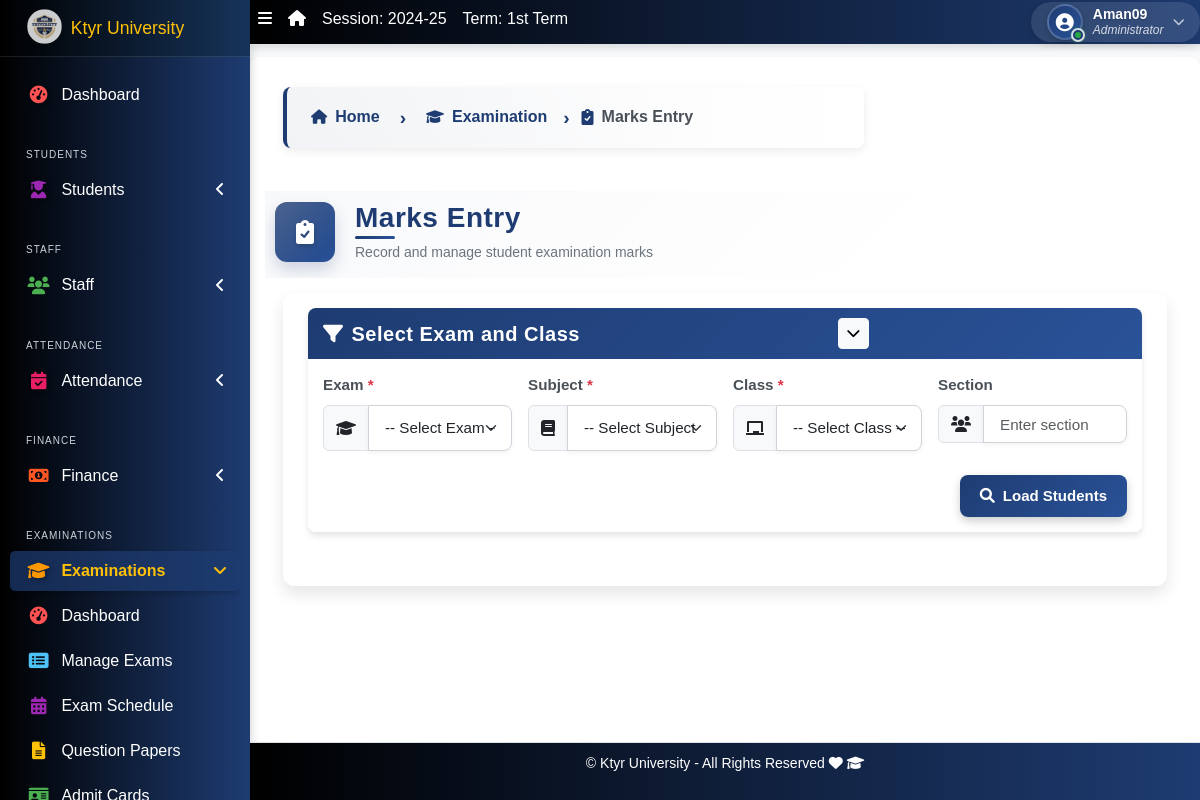
The app's page /exams/marks/ (signed in) with its own data.
### apps/corecode/models.py (models this page shows, shortened)
class AcademicSession(models.Model):
    name = models.CharField(max_length=200, unique=True)
    current = models.BooleanField(default=True)
    class Meta:
        ordering = ["-name"]

class AcademicTerm(models.Model):
    name = models.CharField(max_length=20, unique=True)
    current = models.BooleanField(default=True)
    class Meta:
        ordering = ["name"]

class CollegeProfile(models.Model):
    college_name = models.CharField(max_length=255)
    college_address = models.TextField()
    college_email = models.EmailField()
    college_phone = models.CharField(max_length=15)
    college_logo = models.ImageField(upload_to='college_logos/', blank=True, null=True)
    established_year = models.PositiveIntegerField()
    principal_name = models.CharField(max_length=255)
    college_type = models.CharField(max_length=50, choices=[
        ('Government', 'Government'),
        ('Private', 'Private'),
        ('Semi-Government', 'Semi-Government'),
    ])
    admin_email = models.EmailField()
    admin_contact = models.CharField(max_length=15)
    facebook_link = models.URLField(blank=True, null=True)
    twitter_link = models.URLField(blank=True, null=True)
    linkedin_link = models.URLField(blank=True, null=True)

### apps/exams/views.py (the view, shortened to what this page needs)
# urls.py: path('marks/', views.marks_entry, name='marks_entry'),
@login_required
def marks_entry(request):
    show_marks_form = False
    selected_exam = request.GET.get('exam')
    selected_subject = request.GET.get('subject')
    selected_class = request.GET.get('student_class')
    selected_section = request.GET.get('section', '')
    context = {
        'exams': Exam.objects.all().order_by('-start_date'),
        'subjects': Subject.objects.all().order_by('name'),
        'classes': StudentClass.objects.all().order_by('name'),
        'show_marks_form': False,
    }
    return render(request, 'exams/marks_entry.html', context)

### apps/exams/templates/exams/marks_entry.html (shortened to what this page needs)
{% extends 'exams/base_exams.html' %}
{% load static %}
{% load widget_tweaks %}
{% block exam-breadcrumb %}
<li class="breadcrumb-item active" aria-current="page">
  <i class="fas fa-clipboard-check"></i> Marks Entry
</li>
{% endblock exam-breadcrumb %}
{% block title-icon %}fas fa-clipboard-check{% endblock title-icon %}
{% block title %}Marks Entry{% endblock title %}
{% block subtitle %}Record and manage student examination marks{% endblock subtitle %}
{% block content %}
<div class="container-fluid exams-container">
  <div class="row mb-4">
    <div class="col-md-12">
      <div class="card border-0 rounded-3 shadow-sm exam-card">
        <div class="card-header bg-gradient-primary text-white d-flex justify-content-between align-items-center">
          <h5 class="mb-0 fw-bold"><i class="fas fa-filter me-2"></i>Select Exam and Class</h5>
          <button type="button" class="btn btn-sm btn-light" id="toggleFilters" data-bs-toggle="tooltip" data-bs-placement="left" title="Toggle filter visibility">
            <i class="fas fa-chevron-down"></i>
          </button>
        </div>
        <div class="card-body p-4" id="filterBody">
          <form method="get" id="filterForm" class="row g-3">
            <div class="col-md-3">
              <label for="exam" class="form-label">Exam <span class="text-danger">*</span></label>
              <div class="input-group">
                <span class="input-group-text"><i class="fas fa-graduation-cap"></i></span>
                <select name="exam" id="exam" class="form-select" required>
                  <option value="">-- Select Exam --</option>
                </select>
              </div>
            </div>
            <div class="col-md-3">
              <label for="subject" class="form-label">Subject <span class="text-danger">*</span></label>
              <div class="input-group">
                <span class="input-group-text"><i class="fas fa-book"></i></span>
                <select name="subject" id="subject" class="form-select" required>
                  <option value="">-- Select Subject --</option>
                </select>
              </div>
            </div>
            <div class="col-md-3">
              <label for="student_class" class="form-label">Class <span class="text-danger">*</span></label>
              <div class="input-group">
                <span class="input-group-text"><i class="fas fa-chalkboard"></i></span>
                <select name="student_class" id="student_class" class="form-select" required>
                  <option value="">-- Select Class --</option>
                </select>
              </div>
            </div>
            <div class="col-md-3">
              <label for="section" class="form-label">Section</label>
              <div class="input-group">
                <span class="input-group-text"><i class="fas fa-users"></i></span>
                <input type="text" name="section" id="section" class="form-control" value="{{ selected_section }}" placeholder="Enter section">
              </div>
            </div>
            <div class="col-12 d-flex justify-content-end mt-4">
              <button type="submit" class="btn btn-primary">
                <i class="fas fa-search me-1"></i> Load Students
              </button>
            </div>
          </form>
        </div>
      </div>
    </div>
  </div>
</div>
{% endblock content %}

### templates/base.html (shortened to what this page needs)
{% load static %}
<!DOCTYPE html>
<html lang="en">
<head>
  <link rel="stylesheet" href="{% static 'dist/css/preload.css' %}">
  <link rel="stylesheet" href="{% static 'plugins/fontawesome-free/css/all.min.css' %}">
  <link rel="stylesheet" href="{% static 'plugins/toastr/toastr.min.css' %}">
<link rel="stylesheet" href="https://cdn.jsdelivr.net/npm/bootstrap-icons/font/bootstrap-icons.css">
    <link rel="stylesheet" href="https://cdnjs.cloudflare.com/ajax/libs/font-awesome/6.5.0/css/all.min.css">
  <link rel="stylesheet"
    href="{% static 'plugins/overlayScrollbars/css/OverlayScrollbars.min.css' %}">
  <link rel="stylesheet" href="{% static 'plugins/Datatables/datatables.min.css' %}" />
  <link rel="stylesheet" href="{% static 'dist/css/adminlte.min.css' %}">
  <link rel="stylesheet" href="https://cdnjs.cloudflare.com/ajax/libs/font-awesome/6.0.0-beta3/css/all.min.css">
  <link rel="stylesheet" href="https://cdn.jsdelivr.net/npm/bootstrap@5.3.0/dist/css/bootstrap.min.css">
  <link rel="stylesheet" href="{% static 'dist/css/style.css' %}">
  <link rel="stylesheet" href="{% static 'dist/css/sidebar-fix.css' %}">
</head>
<body class="hold-transition sidebar-mini layout-fixed layout-navbar-fixed layout-footer-fixed">
  <div class="wrapper">
    <nav class="main-header navbar navbar-expand navbar-dark">
      <ul class="navbar-nav">
        <li class="nav-item">
          <a class="nav-link" data-widget="pushmenu" href="#" role="button"><i
              class="fas fa-bars"></i></a>
        </li>
        <li class="nav-item d-none d-sm-inline-block">
          <a href="{% url 'home' %} " class="nav-link"><i class="fa fa-home"></i></a>
        </li>
        <li class="nav-item d-none d-sm-inline-block">
          <a href="{% url 'current-session' %}" class="nav-link">Session: {{ current_session }}</a>
        </li>
        <li class="nav-item d-none d-sm-inline-block">
          <a href="{% url 'current-session' %}" class="nav-link">Term: {{ current_term }}</a>
        </li>
      </ul>
      <ul class="navbar-nav ml-auto">
        <li class="nav-item dropdown user-menu position-static position-md-relative">
          <a class="nav-link dropdown-toggle user-dropdown-toggle" href="#" role="button" data-bs-toggle="dropdown" aria-expanded="false" id="userDropdown">
            <div class="user-avatar-container">
              <div class="user-avatar">
                <i class="fas fa-user-circle"></i>
              </div>
              <span class="user-status-indicator online" title="Online"></span>
            </div>
            <div class="user-info d-none d-md-inline-block">
              <span class="user-name">{{ request.user.username }}</span>
              <span class="user-role">{% if request.user.is_superuser %}Administrator{% else %}Staff{% endif %}</span>
            </div>
            <i class="fas fa-chevron-down user-dropdown-icon d-none d-md-inline-block"></i>
          </a>
        </li>
      </ul>
    </nav>
    <aside class="main-sidebar sidebar-dark-primary">
      <a href="{% url 'home' %}" class="brand-link d-flex align-items-center">
        {% if profile.college_logo %}
        <img src="{{ profile.college_logo.url }}" alt="College Logo" class="brand-image img-circle elevation-3" style="opacity: .8; margin-right: 10px; max-height: 33px;">
        {% else %}
        <i class="fas fa-graduation-cap brand-image img-circle elevation-3" style="opacity: .8; margin-right: 10px; background-color: #fff; color: #1E3C72; padding: 5px; font-size: 16px;"></i>
        {% endif %}
        <span class="brand-text font-weight-light">{{ profile.college_name | default:"MySchool" }}</span>
      </a>
<div class="sidebar">
  <nav class="mt-2">
      <ul class="nav nav-pills nav-sidebar flex-column" data-widget="treeview" role="menu" data-accordion="false">
          <li class="nav-item">
              <a href="{% url 'home' %}" class="nav-link {% if request.resolver_match.url_name == 'home' %}active{% endif %}">
                  <i class="nav-icon fas fa-tachometer-alt" style="color: #ff5733; text-shadow: 2px 2px 5px rgba(0, 0, 0, 0.3);"></i>
                  <p>Dashboard</p>
              </a>
          </li>
          <li class="nav-header">Students</li>
          <li class="nav-item has-treeview  {% if request.resolver_match.url_name in 'student-list student-create student-create-udise student-update-udise student-details' %}menu-open{% endif %}">
              <a href="#" class="nav-link  " >
                  <i class="nav-icon fas fa-user-graduate" style="color: #3399ff; text-shadow: 2px 2px 5px rgba(0, 0, 0, 0.3);"></i>
                  <p>Students<i class="fas fa-angle-left right"></i></p>
              </a>
          </li>
          <li class="nav-header">Staff</li>
          <li class="nav-item has-treeview  {% if request.resolver_match.url_name in 'staff-list non-teaching-staffs-list' %}menu-open{% endif %}">
              <a href="#" class="nav-link">
                  <i class="nav-icon fas fa-users" style="color: #9933ff;"></i>
                  <p>Staff<i class="fas fa-angle-left right"></i></p>
              </a>
          </li>
          <li class="nav-header">Attendance</li>
            <li class="nav-item has-treeview {% if request.resolver_match.url_name in 'attendance_list holiday_list' %}menu-open{% endif %}">
                <a href="#" class="nav-link">
                    <i class="nav-icon fas fa-calendar-check" style="color: #ffcc00; text-shadow: 2px 2px 5px rgba(0, 0, 0, 0.3);"></i>
                    <p>Attendance<i class="fas fa-angle-left right"></i></p>
                </a>
            </li>
          <li class="nav-header">Finance</li>
          <li class="nav-item has-treeview {% if request.resolver_match.url_name in 'invoice-list' %}menu-open{% endif %}">
              <a href="#" class="nav-link">
                  <i class="nav-icon fas fa-money-bill-alt" style="color: #66ccff;"></i>
                  <p>
                      Finance
                      <i class="fas fa-angle-left right"></i>
                  </p>
              </a>
          </li>
          <li class="nav-header">Examinations</li>
          <li class="nav-item has-treeview {% if 'exams' in request.path %}menu-open{% endif %}">
              <a href="{% url 'exams:dashboard' %}" class="nav-link {% if 'exams' in request.path %}active{% endif %}">
                  <i class="nav-icon fas fa-graduation-cap" style="color: #ff9900; text-shadow: 2px 2px 5px rgba(0, 0, 0, 0.3);"></i>
                  <p>
                      Examinations
                      <i class="fas fa-angle-left right"></i>
                  </p>
              </a>
              <ul class="nav nav-treeview">
                  <li class="nav-item">
                      <a href="{% url 'exams:dashboard' %}" class="nav-link {% if request.resolver_match.url_name == 'dashboard' and 'exams' in request.path %}active{% endif %}">
                          <i class="fas fa-tachometer-alt nav-icon" style="color: #ff9900;"></i>
                          <p>Dashboard</p>
                      </a>
                  </li>
                  <li class="nav-item">
                      <a href="{% url 'exams:exam_list' %}" class="nav-link {% if request.resolver_match.url_name == 'exam_list' %}active{% endif %}">
                          <i class="fas fa-list-alt nav-icon" style="color: #ff6600;"></i>
                          <p>Manage Exams</p>
                      </a>
                  </li>
                  <li class="nav-item">
                      <a href="{% url 'exams:exam_schedule_list' %}" class="nav-link {% if request.resolver_match.url_name == 'exam_schedule_list' %}active{% endif %}">
                          <i class="fas fa-calendar-alt nav-icon" style="color: #ff6600;"></i>
                          <p>Exam Schedule</p>
                      </a>
                  </li>
                  <li class="nav-item">
                      <a href="{% url 'exams:question_paper_list' %}" class="nav-link {% if request.resolver_match.url_name == 'question_paper_list' %}active{% endif %}">
                          <i class="fas fa-file-alt nav-icon" style="color: #ff3366;"></i>
                          <p>Question Papers</p>
                      </a>
                  </li>
                  <li class="nav-item">
                      <a href="{% url 'exams:admit_card_list' %}" class="nav-link {% if request.resolver_match.url_name == 'admit_card_list' %}active{% endif %}">
                          <i class="fas fa-id-card nav-icon" style="color: #cc3300;"></i>
                          <p>Admit Cards</p>
                      </a>
                  </li>
              </ul>
          </li>
      </ul>
  </nav>
</div>
    </aside>
    <div class="content-wrapper">
      <section class="content-header">
        <div class="container-fluid">
          <div class="row mb-1">
            <div class="col-sm-8">
              {% block breadcrumb-left %}{% endblock breadcrumb-left %}
            </div>
            <div class="col-sm-4">
            </div>
          </div>
        </div>
      </section>
      <div class="page-title-section">
        <div class="container-fluid">
          <div class="row align-items-center">
            <div class="col-md-8">
              <div class="page-title-container">
                <div class="page-title-icon">
                  <i class="{% block title-icon %}fas fa-file-alt{% endblock title-icon %}"></i>
                </div>
                <div class="page-title-content">
                  <h1 class="page-title">{% block title %}{% endblock title %}</h1>
                  <p class="page-subtitle">{% block subtitle %}{% endblock subtitle %}</p>
                </div>
              </div>
            </div>
          </div>
        </div>
      </div>
      <section class="content">
        <div class="container-fluid">
          <div class="row">
            <div class="col-md-12">
              {% block fullcard %}
              <div class="card">
                <div class="card-body">
                  <div class="row">
                    <div class="col">
                      {% block content %}
                      {% endblock content %}
                    </div>
                  </div>
                </div>
              </div>
              {% endblock fullcard %}
            </div>
          </div>
        </div>
      </section>
    </div>
    <footer class="main-footer">
      <p>&copy; {{ profile.college_name | default:"MySchool" }} - All Rights Reserved
      <i class="fas fa-heart"></i>
      <i class="fas fa-graduation-cap"></i></p>
    </footer>
  </div>
</body>
</html>

### records on screen
AcademicSession: name "2024-25"
AcademicTerm: name "1st Term"
CollegeProfile: college_logo (picture), college_name "Ktyr University"

### other values on screen
{{ request.user.username }} "Aman09"
